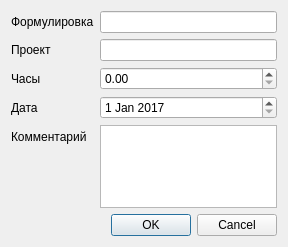
<?xml version="1.0" encoding="UTF-8"?>
<ui version="4.0">
 <class>EvolutionTaskDialog</class>
 <widget class="QDialog" name="EvolutionTaskDialog">
  <property name="geometry">
   <rect>
    <x>0</x>
    <y>0</y>
    <width>288</width>
    <height>247</height>
   </rect>
  </property>
  <property name="windowTitle">
   <string>Задача evolution</string>
  </property>
  <layout class="QGridLayout" name="gridLayout">
   <item row="0" column="0">
    <layout class="QVBoxLayout" name="verticalLayout">
     <item>
      <layout class="QFormLayout" name="formLayout">
       <item row="0" column="0">
        <widget class="QLabel" name="label">
         <property name="text">
          <string>Формулировка</string>
         </property>
        </widget>
       </item>
       <item row="0" column="1">
        <widget class="QLineEdit" name="formul"/>
       </item>
       <item row="1" column="0">
        <widget class="QLabel" name="label_2">
         <property name="text">
          <string>Проект</string>
         </property>
        </widget>
       </item>
       <item row="2" column="0">
        <widget class="QLabel" name="label_4">
         <property name="text">
          <string>Часы</string>
         </property>
        </widget>
       </item>
       <item row="2" column="1">
        <widget class="QDoubleSpinBox" name="hours"/>
       </item>
       <item row="3" column="0">
        <widget class="QLabel" name="label_5">
         <property name="text">
          <string>Дата</string>
         </property>
        </widget>
       </item>
       <item row="4" column="0">
        <widget class="QLabel" name="label_6">
         <property name="text">
          <string>Комментарий</string>
         </property>
        </widget>
       </item>
       <item row="4" column="1">
        <widget class="QTextEdit" name="comment"/>
       </item>
       <item row="1" column="1">
        <widget class="QLineEdit" name="lineEdit"/>
       </item>
       <item row="3" column="1">
        <widget class="QDateEdit" name="date">
         <property name="date">
          <date>
           <year>2017</year>
           <month>1</month>
           <day>1</day>
          </date>
         </property>
        </widget>
       </item>
      </layout>
     </item>
     <item>
      <widget class="QDialogButtonBox" name="buttonBox">
       <property name="orientation">
        <enum>Qt::Horizontal</enum>
       </property>
       <property name="standardButtons">
        <set>QDialogButtonBox::Cancel|QDialogButtonBox::Ok</set>
       </property>
      </widget>
     </item>
    </layout>
   </item>
  </layout>
 </widget>
 <resources/>
 <connections>
  <connection>
   <sender>buttonBox</sender>
   <signal>accepted()</signal>
   <receiver>EvolutionTaskDialog</receiver>
   <slot>accept()</slot>
   <hints>
    <hint type="sourcelabel">
     <x>248</x>
     <y>254</y>
    </hint>
    <hint type="destinationlabel">
     <x>157</x>
     <y>274</y>
    </hint>
   </hints>
  </connection>
  <connection>
   <sender>buttonBox</sender>
   <signal>rejected()</signal>
   <receiver>EvolutionTaskDialog</receiver>
   <slot>reject()</slot>
   <hints>
    <hint type="sourcelabel">
     <x>316</x>
     <y>260</y>
    </hint>
    <hint type="destinationlabel">
     <x>286</x>
     <y>274</y>
    </hint>
   </hints>
  </connection>
 </connections>
</ui>
